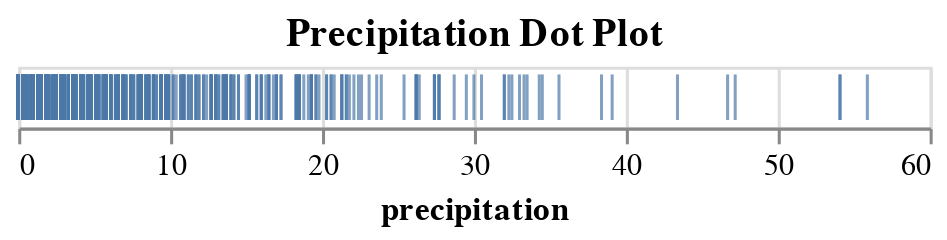

Notebook cell for this chart:
### Markdown cell above
## Dot Plot

### Code cell
@vlplot(
  data = seattle_weather,
  mark = :tick,
  title = "Precipitation Dot Plot",
  x = :precipitation,
)

### Figure 1 — Vega-Lite specification as saved in the notebook (floating-point values rounded to 4 significant figures; data arrays with more than 128 entries replaced by an {"elided": "..."} marker saying what was removed)
{"data": {"values": {"elided": "1461 records"}}, "mark": "tick", "title": "Precipitation Dot Plot", "encoding": {"x": {"field": "precipitation", "type": "quantitative"}}}
